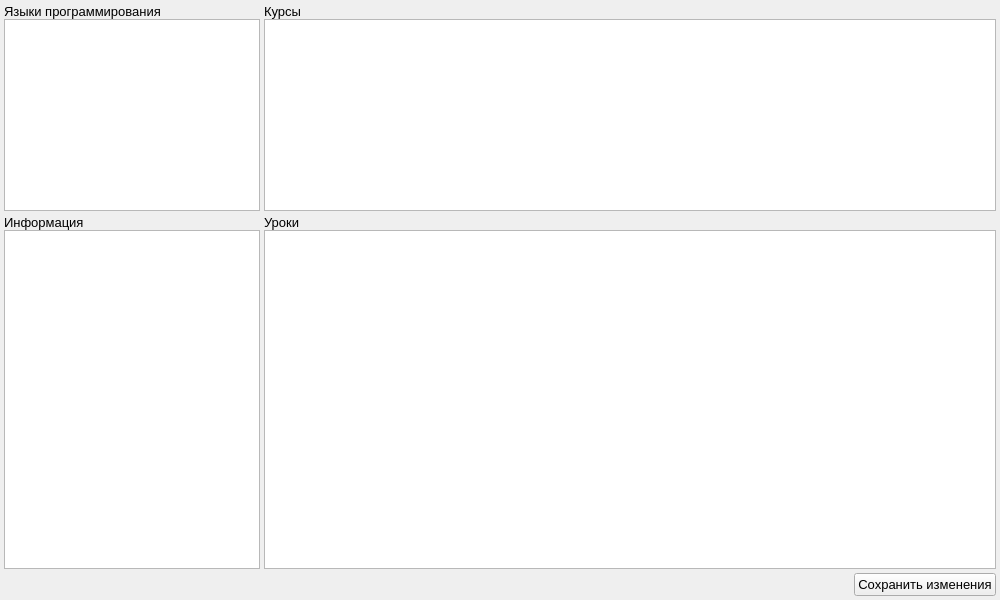
<?xml version="1.0" encoding="UTF-8"?>
<ui version="4.0">
 <class>Editor</class>
 <widget class="QWidget" name="Editor">
  <property name="geometry">
   <rect>
    <x>0</x>
    <y>0</y>
    <width>1000</width>
    <height>600</height>
   </rect>
  </property>
  <property name="windowTitle">
   <string>Form</string>
  </property>
  <layout class="QVBoxLayout" name="verticalLayout_5">
   <property name="spacing">
    <number>4</number>
   </property>
   <property name="leftMargin">
    <number>4</number>
   </property>
   <property name="topMargin">
    <number>4</number>
   </property>
   <property name="rightMargin">
    <number>4</number>
   </property>
   <property name="bottomMargin">
    <number>4</number>
   </property>
   <item>
    <layout class="QGridLayout" name="gridLayout">
     <item row="0" column="0">
      <layout class="QVBoxLayout" name="verticalLayout">
       <property name="spacing">
        <number>0</number>
       </property>
       <item>
        <widget class="QLabel" name="label_2">
         <property name="font">
          <font>
           <pointsize>10</pointsize>
          </font>
         </property>
         <property name="text">
          <string>Языки программирования</string>
         </property>
        </widget>
       </item>
       <item>
        <widget class="QListWidget" name="lstLans">
         <property name="sizePolicy">
          <sizepolicy hsizetype="Preferred" vsizetype="Preferred">
           <horstretch>0</horstretch>
           <verstretch>0</verstretch>
          </sizepolicy>
         </property>
         <property name="font">
          <font>
           <pointsize>11</pointsize>
          </font>
         </property>
        </widget>
       </item>
      </layout>
     </item>
     <item row="0" column="1">
      <layout class="QVBoxLayout" name="verticalLayout_2">
       <property name="spacing">
        <number>0</number>
       </property>
       <item>
        <widget class="QLabel" name="label">
         <property name="sizePolicy">
          <sizepolicy hsizetype="Preferred" vsizetype="Minimum">
           <horstretch>0</horstretch>
           <verstretch>0</verstretch>
          </sizepolicy>
         </property>
         <property name="font">
          <font>
           <pointsize>10</pointsize>
          </font>
         </property>
         <property name="text">
          <string>Курсы</string>
         </property>
        </widget>
       </item>
       <item>
        <widget class="QListWidget" name="lstCourses">
         <property name="sizePolicy">
          <sizepolicy hsizetype="Expanding" vsizetype="Preferred">
           <horstretch>0</horstretch>
           <verstretch>0</verstretch>
          </sizepolicy>
         </property>
         <property name="font">
          <font>
           <pointsize>11</pointsize>
          </font>
         </property>
        </widget>
       </item>
      </layout>
     </item>
     <item row="1" column="0">
      <layout class="QVBoxLayout" name="verticalLayout_3">
       <property name="spacing">
        <number>0</number>
       </property>
       <item>
        <widget class="QLabel" name="label_3">
         <property name="font">
          <font>
           <pointsize>10</pointsize>
          </font>
         </property>
         <property name="text">
          <string>Информация</string>
         </property>
        </widget>
       </item>
       <item>
        <widget class="QTextEdit" name="edtInfo">
         <property name="sizePolicy">
          <sizepolicy hsizetype="Preferred" vsizetype="Expanding">
           <horstretch>0</horstretch>
           <verstretch>0</verstretch>
          </sizepolicy>
         </property>
         <property name="font">
          <font>
           <pointsize>11</pointsize>
          </font>
         </property>
        </widget>
       </item>
      </layout>
     </item>
     <item row="1" column="1">
      <layout class="QVBoxLayout" name="verticalLayout_4">
       <property name="spacing">
        <number>0</number>
       </property>
       <item>
        <widget class="QLabel" name="label_4">
         <property name="sizePolicy">
          <sizepolicy hsizetype="Preferred" vsizetype="Minimum">
           <horstretch>0</horstretch>
           <verstretch>0</verstretch>
          </sizepolicy>
         </property>
         <property name="font">
          <font>
           <pointsize>10</pointsize>
          </font>
         </property>
         <property name="text">
          <string>Уроки</string>
         </property>
        </widget>
       </item>
       <item>
        <widget class="QListWidget" name="lstLessons">
         <property name="sizePolicy">
          <sizepolicy hsizetype="Expanding" vsizetype="Expanding">
           <horstretch>0</horstretch>
           <verstretch>0</verstretch>
          </sizepolicy>
         </property>
         <property name="font">
          <font>
           <pointsize>11</pointsize>
          </font>
         </property>
        </widget>
       </item>
      </layout>
     </item>
    </layout>
   </item>
   <item>
    <layout class="QHBoxLayout" name="horizontalLayout">
     <item>
      <spacer name="horizontalSpacer">
       <property name="orientation">
        <enum>Qt::Horizontal</enum>
       </property>
       <property name="sizeHint" stdset="0">
        <size>
         <width>40</width>
         <height>20</height>
        </size>
       </property>
      </spacer>
     </item>
     <item>
      <widget class="QPushButton" name="btnSaveCatalog">
       <property name="font">
        <font>
         <pointsize>10</pointsize>
        </font>
       </property>
       <property name="text">
        <string>Сохранить изменения</string>
       </property>
       <property name="icon">
        <iconset>
         <normalon>:/images/save.jpg</normalon>
        </iconset>
       </property>
      </widget>
     </item>
    </layout>
   </item>
  </layout>
 </widget>
 <resources/>
 <connections/>
</ui>
